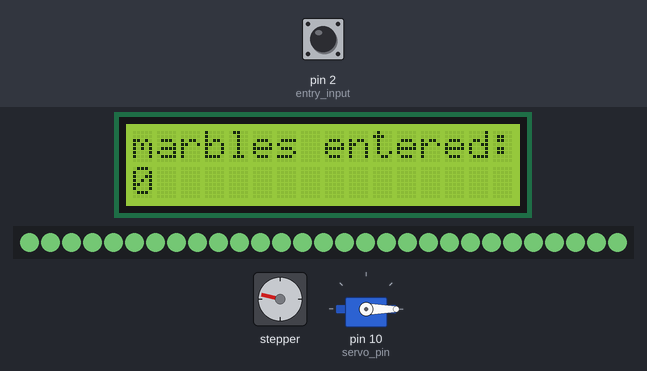
The sketch below on a simulated Arduino Uno, built with avr-gcc and run on an emulated ATmega328P. Shown: stepper motor, 16×2 character LCD, 29 RGB LEDs in strip order, left to right, servo. Wiring (inferred from the names in the program): stepper motor (2048 steps per turn assumed): coils pin 7, pin 6, pin 5, pin 4. Inputs (shaded band) come from the test bench; at power-on: pin 2 (entry_input) HIGH. Dim RGB values are drawn brighter than linear.

Above: at 1.3 s.
1.4 s: pin 2 (entry_input) pulled LOW for 0.15 s
At 1.8 s:
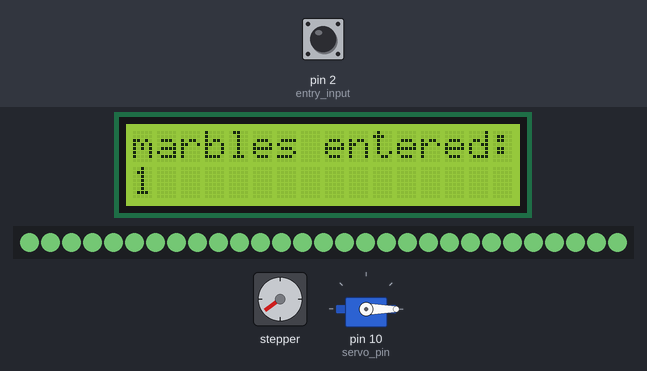
4.0 s: pin 2 (entry_input) pulled LOW for 1 s
At 4.2 s:
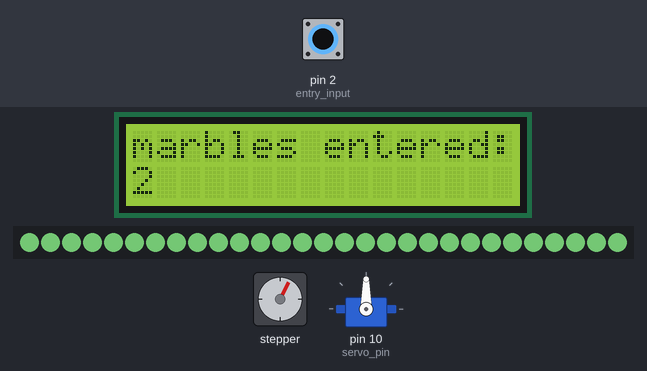
7.0 s: pin 2 (entry_input) pulled LOW for 0.15 s
At 7.21 s:
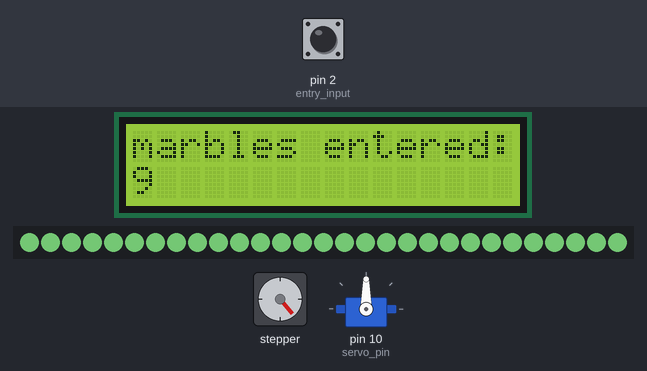
9.4 s: pin 2 (entry_input) pulled LOW for 3.2 s
At 9.62 s:
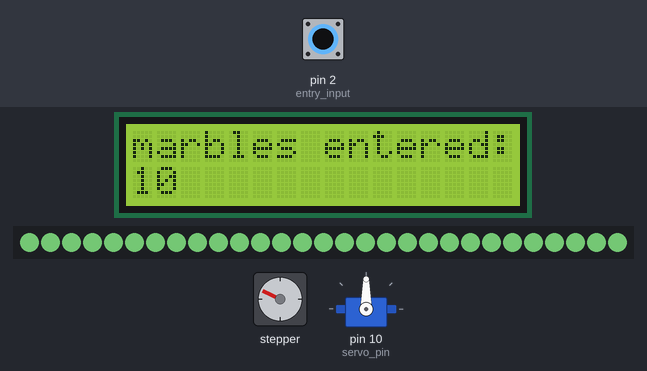
14.1 s: pin 2 (entry_input) pulled LOW for 3.2 s
At 14.74 s:
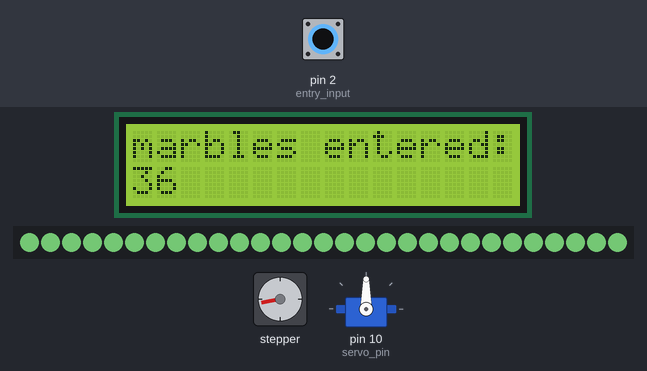
Timing chart, 0 to 21.3 s (numbered marks = the images above; inputs shaded):
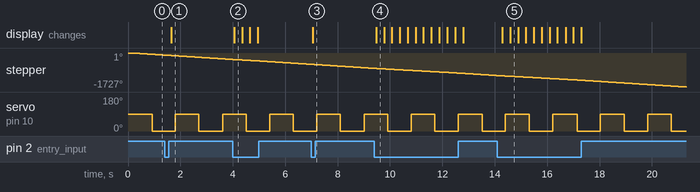

Measured:
- after the input at 1.4 s, the display: changes after 0.25 s (image 1)
- after the input at 4.0 s, the display: changes after 0.06 s (image 2)
- after the input at 7.0 s, the display: changes after 0.06 s (image 3)
- after the input at 9.4 s, the display: changes after 0.07 s (image 4)
- after the input at 14.1 s, the display: first changes after 0.19 s (image 5 shows a later state)
- by itself, servo on pin 10 (servo_pin): alternates 90° for 0.91 s and 0° for 0.89 s

The sketch:

Main.ino
```cpp
//Main File for the arduino project
#include <LiquidCrystal_I2C.h>
#include <Adafruit_NeoPixel.h>
#include <LinkedList.h>
#include <AccelStepper.h>
#include <Servo.h>
#include <Wire.h>

#define led_count 29 // number od LEDs on LED strip
#define avg_time 7000 // average time it takes to process a marble in milliseconds

// Defining Pins
#define entry_input 2
#define exit_input 3
#define led_pin 11
#define servo_pin 10

// Stepper Pins
#define STEPPER_PIN_1 7
#define STEPPER_PIN_2 6
#define STEPPER_PIN_3 5
#define STEPPER_PIN_4 4
int step_number = 0;


// Components
LiquidCrystal_I2C lcd(0x27,16,2); // LCD
Adafruit_NeoPixel pixels = Adafruit_NeoPixel(led_count, led_pin, NEO_GRB + NEO_KHZ800); // LED Strip
//AccelStepper stepper(AccelStepper::FULL4WIRE, s_1, s_2, s_3, s_4);
Servo myservo;

// Variables
unsigned long marble_count {0};
int entry_rising = 0;
//int exit_rising = 0;
int tick = 0;

void setup() {
  //pin settup
  pinMode(entry_input, INPUT);
  digitalWrite(entry_input, HIGH);
  pinMode(exit_input, INPUT);

  pinMode(STEPPER_PIN_1, OUTPUT);
  pinMode(STEPPER_PIN_2, OUTPUT);
  pinMode(STEPPER_PIN_3, OUTPUT);
  pinMode(STEPPER_PIN_4, OUTPUT);


  //attachInterrupt(digitalPinToInterrupt(entry_input), marble_entry, LOW);
  //attachInterrupt(digitalPinToInterrupt(exit_input), marble_exit, FALLING);

  // settup funcitons
  init_lcd(); // Setting up the LCD in lcd.ino
  led_init();
  //stepper_init();
  servo_init();
}

void loop() {
  //stepper_update();
  //marble_entry();
  OneStep(false);

  servo_update();


  if (tick == 0) {
    if (digitalRead(entry_input) == LOW && entry_rising == 0) {
      marble_entry();
      entry_rising = 1;
    } else {entry_rising = 0;}

    //exit beambreak does not work so we have omitted this
    /*
    if (digitalRead(exit_input) == LOW && exit_rising == 0) {
      marble_exit();
      exit_rising = 1;
    } else {exit_rising = 0;}
    */
  }
  //TODO - REMOVE MAGIC NUMBER (idk what im doing hlep)
  tick = (tick + 1) % 30;
  delay(2);

  //if (digitalRead(exit_input) == LOW) {
    //marble_exit();
  //}

}

//Interupt Functions
void marble_entry() {
  marble_count++;

  //led_add_marble();
  update_lcd();
  //servo_update();
}

void marble_exit () {
  marble_count--;

  //led_remove_marble();
  update_lcd();
}
```

Led.ino
```cpp
int base_red {57};
int base_green {212};
int base_blue {98};

int highlight_red {240};
int highlight_green {12};
int highlight_blue {54};


LinkedList<int> marble_list = LinkedList<int>();

unsigned long int last_time;

void led_init () {
  pixels.begin();
  for (int i=0; i < led_count; i++) {
    pixels.setPixelColor(i, pixels.Color(base_red, base_blue, base_red));
  }

  pixels.show();
  last_time = millis();
}

void led_add_marble () {
  marble_list.add(0);
}

void led_remove_marble (int x) {
  marble_list.remove(x);
}

void led_remove_marble () {
  marble_list.remove(0);
}

void led_update () {
  if (millis() - last_time < (avg_time / led_count)) { return; } // sets the time interval for updating the leds

  int list_size =  marble_list.size();

  for (int i=0; i < led_count; i++) {
    pixels.setPixelColor(i, pixels.Color(base_red, base_blue, base_red));
  }

  for (int i = 0; i < list_size; i++) {
    pixels.setPixelColor(marble_list.get(i), pixels.Color(highlight_red, highlight_green, highlight_blue));
      marble_list.set(i, marble_list.get(i) + 1);

      if (marble_list.get(i) >= led_count) { led_remove_marble(i); }
  }

  last_time = millis();
}
```

Motor.ino
```cpp
#define acceleration_interval 2
#define acceleration_increment 10
#define max_speed 4000

// unsigned long previous_time {0};

// void stepper_init() {
//   stepper.setMaxSpeed((float) max_speed);
//   stepper.setSpeed(10);
//   previous_time = millis();
// }


// void stepper_update () {
//   if (stepper.speed() > max_speed) {
//     stepper.setSpeed(max_speed);

//   } else if (stepper.speed() < max_speed && ((millis() - previous_time) > acceleration_interval)) {
//       stepper.setSpeed(stepper.speed() + acceleration_increment);
//       previous_time = millis();
//   }

//   stepper.runSpeed();
//   }


void OneStep(bool dir){
    if(dir){
switch(step_number){
  case 0:
  digitalWrite(STEPPER_PIN_1, HIGH);
  digitalWrite(STEPPER_PIN_2, LOW);
  digitalWrite(STEPPER_PIN_3, LOW);
  digitalWrite(STEPPER_PIN_4, LOW);
  break;
  case 1:
  digitalWrite(STEPPER_PIN_1, LOW);
  digitalWrite(STEPPER_PIN_2, HIGH);
  digitalWrite(STEPPER_PIN_3, LOW);
  digitalWrite(STEPPER_PIN_4, LOW);
  break;
  case 2:
  digitalWrite(STEPPER_PIN_1, LOW);
  digitalWrite(STEPPER_PIN_2, LOW);
  digitalWrite(STEPPER_PIN_3, HIGH);
  digitalWrite(STEPPER_PIN_4, LOW);
  break;
  case 3:
  digitalWrite(STEPPER_PIN_1, LOW);
  digitalWrite(STEPPER_PIN_2, LOW);
  digitalWrite(STEPPER_PIN_3, LOW);
  digitalWrite(STEPPER_PIN_4, HIGH);
  break;
}
  }else{
    switch(step_number){
  case 0:
  digitalWrite(STEPPER_PIN_1, LOW);
  digitalWrite(STEPPER_PIN_2, LOW);
  digitalWrite(STEPPER_PIN_3, LOW);
  digitalWrite(STEPPER_PIN_4, HIGH);
  break;
  case 1:
  digitalWrite(STEPPER_PIN_1, LOW);
  digitalWrite(STEPPER_PIN_2, LOW);
  digitalWrite(STEPPER_PIN_3, HIGH);
  digitalWrite(STEPPER_PIN_4, LOW);
  break;
  case 2:
  digitalWrite(STEPPER_PIN_1, LOW);
  digitalWrite(STEPPER_PIN_2, HIGH);
  digitalWrite(STEPPER_PIN_3, LOW);
  digitalWrite(STEPPER_PIN_4, LOW);
  break;
  case 3:
  digitalWrite(STEPPER_PIN_1, HIGH);
  digitalWrite(STEPPER_PIN_2, LOW);
  digitalWrite(STEPPER_PIN_3, LOW);
  digitalWrite(STEPPER_PIN_4, LOW);


}
  }
step_number++;
  if(step_number > 3){
    step_number = 0;
  }
}
```

Servo.ino
```cpp
#define pos_0 0
#define pos_1 90
#define interval 900


unsigned long int prev_time {0};
byte pos = 1;

void servo_init() {
  myservo.attach(servo_pin);
  servo_update();
}

void servo_update() {
  if (millis() - prev_time < interval) { return; }

  switch (pos) {
    case 0:
      myservo.write(pos_1);
      pos = 1;
      break;

    case 1:
      myservo.write(pos_0);
      pos = 0;
      break;
  }

  prev_time = millis();
  }
```

Lcd.ino
```cpp
// Functions for IC2 LED

//variables

void init_lcd() {
  lcd.begin(16,2);
  lcd.init();
  lcd.backlight();
  Serial.begin(9600);
  update_lcd();
}

void update_lcd() {
  lcd.setCursor(0,0);
  lcd.print("marbles entered: ");
  lcd.setCursor(0,1);
  lcd.print( String(marble_count) );
}
```
